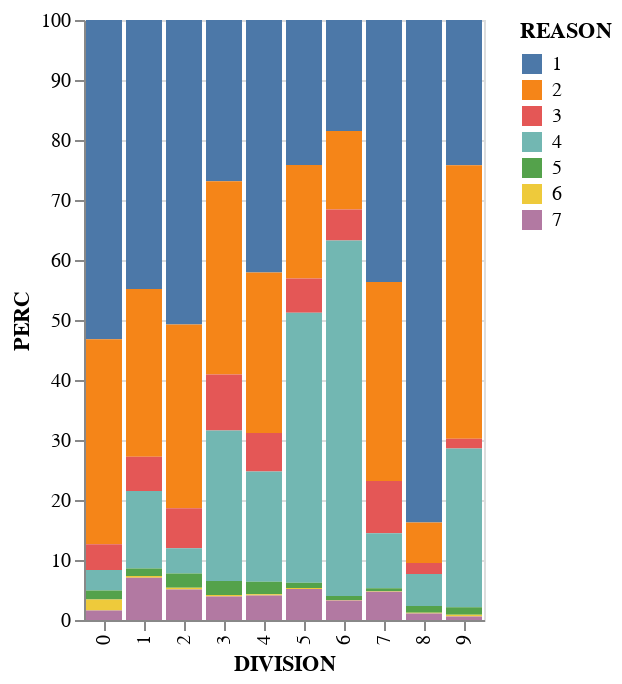

Notebook code cell kept with this figure:
### Markdown cell above
### Region/Census Division

### Code cell
df2 = df.copy()
completion_df = df2.groupby(['DIVISION','REASON']).size().reset_index()
completion_df = completion_df.rename(columns={0:'COUNT'})
completion_df['PERC'] = 100 * completion_df['COUNT'] / completion_df.groupby(['DIVISION'])['COUNT'].transform('sum')

bar = alt.Chart(completion_df).mark_bar().encode(
    x='DIVISION:N',
    y='PERC',
    color='REASON:N',
#    order=alt.Order('PERC', sort='ascending'
#                   )
)

bar

### Figure 1 — Vega-Lite specification as saved in the notebook (floating-point values rounded to 4 significant figures)
{"config": {"view": {"continuousWidth": 400, "continuousHeight": 300}}, "data": {"name": "data-a7890a2cb75e6991e5aca1ca1881d4b0"}, "mark": "bar", "encoding": {"color": {"field": "REASON", "type": "nominal"}, "x": {"field": "DIVISION", "type": "nominal"}, "y": {"field": "PERC", "type": "quantitative"}}, "$schema": "https://vega.github.io/schema/vega-lite/v4.17.0.json", "datasets": {"data-a7890a2cb75e6991e5aca1ca1881d4b0": [{"DIVISION": 0, "REASON": 1, "COUNT": 1478, "PERC": 53.2}, {"DIVISION": 0, "REASON": 2, "COUNT": 949, "PERC": 34.16}, {"DIVISION": 0, "REASON": 3, "COUNT": 119, "PERC": 4.284}, {"DIVISION": 0, "REASON": 4, "COUNT": 95, "PERC": 3.42}, {"DIVISION": 0, "REASON": 5, "COUNT": 42, "PERC": 1.512}, {"DIVISION": 0, "REASON": 6, "COUNT": 51, "PERC": 1.836}, {"DIVISION": 0, "REASON": 7, "COUNT": 44, "PERC": 1.584}, {"DIVISION": 1, "REASON": 1, "COUNT": 71481, "PERC": 44.82}, {"DIVISION": 1, "REASON": 2, "COUNT": 44590, "PERC": 27.96}, {"DIVISION": 1, "REASON": 3, "COUNT": 9102, "PERC": 5.707}, {"DIVISION": 1, "REASON": 4, "COUNT": 20610, "PERC": 12.92}, {"DIVISION": 1, "REASON": 5, "COUNT": 1979, "PERC": 1.241}, {"DIVISION": 1, "REASON": 6, "COUNT": 459, "PERC": 0.2878}, {"DIVISION": 1, "REASON": 7, "COUNT": 11258, "PERC": 7.059}, {"DIVISION": 2, "REASON": 1, "COUNT": 189215, "PERC": 50.74}, {"DIVISION": 2, "REASON": 2, "COUNT": 114258, "PERC": 30.64}, {"DIVISION": 2, "REASON": 3, "COUNT": 24918, "PERC": 6.682}, {"DIVISION": 2, "REASON": 4, "COUNT": 15660, "PERC": 4.199}, {"DIVISION": 2, "REASON": 5, "COUNT": 8881, "PERC": 2.381}, {"DIVISION": 2, "REASON": 6, "COUNT": 1088, "PERC": 0.2917}, {"DIVISION": 2, "REASON": 7, "COUNT": 18914, "PERC": 5.072}, {"DIVISION": 3, "REASON": 1, "COUNT": 40638, "PERC": 26.88}, {"DIVISION": 3, "REASON": 2, "COUNT": 48648, "PERC": 32.18}, {"DIVISION": 3, "REASON": 3, "COUNT": 14155, "PERC": 9.364}, {"DIVISION": 3, "REASON": 4, "COUNT": 37888, "PERC": 25.06}, {"DIVISION": 3, "REASON": 5, "COUNT": 3530, "PERC": 2.335}, {"DIVISION": 3, "REASON": 6, "COUNT": 389, "PERC": 0.2573}, {"DIVISION": 3, "REASON": 7, "COUNT": 5922, "PERC": 3.917}, {"DIVISION": 4, "REASON": 1, "COUNT": 64132, "PERC": 42.1}, {"DIVISION": 4, "REASON": 2, "COUNT": 40721, "PERC": 26.73}, {"DIVISION": 4, "REASON": 3, "COUNT": 9776, "PERC": 6.418}, {"DIVISION": 4, "REASON": 4, "COUNT": 28017, "PERC": 18.39}, {"DIVISION": 4, "REASON": 5, "COUNT": 3134, "PERC": 2.057}, {"DIVISION": 4, "REASON": 6, "COUNT": 338, "PERC": 0.2219}, {"DIVISION": 4, "REASON": 7, "COUNT": 6209, "PERC": 4.076}, {"DIVISION": 5, "REASON": 1, "COUNT": 80199, "PERC": 24.18}, {"DIVISION": 5, "REASON": 2, "COUNT": 62681, "PERC": 18.9}, {"DIVISION": 5, "REASON": 3, "COUNT": 18938, "PERC": 5.711}, {"DIVISION": 5, "REASON": 4, "COUNT": 149265, "PERC": 45.01}, {"DIVISION": 5, "REASON": 5, "COUNT": 2883, "PERC": 0.8694}, {"DIVISION": 5, "REASON": 6, "COUNT": 506, "PERC": 0.1526}, {"DIVISION": 5, "REASON": 7, "COUNT": 17145, "PERC": 5.17}, {"DIVISION": 6, "REASON": 1, "COUNT": 18602, "PERC": 18.48}, {"DIVISION": 6, "REASON": 2, "COUNT": 13198, "PERC": 13.11}, {"DIVISION": 6, "REASON": 3, "COUNT": 5208, "PERC": 5.174}, {"DIVISION": 6, "REASON": 4, "COUNT": 59633, "PERC": 59.24}, {"DIVISION": 6, "REASON": 5, "COUNT": 679, "PERC": 0.6745}, {"DIVISION": 6, "REASON": 6, "COUNT": 68, "PERC": 0.06755}, {"DIVISION": 6, "REASON": 7, "COUNT": 3272, "PERC": 3.251}, {"DIVISION": 7, "REASON": 1, "COUNT": 31999, "PERC": 43.67}, {"DIVISION": 7, "REASON": 2, "COUNT": 24294, "PERC": 33.15}, {"DIVISION": 7, "REASON": 3, "COUNT": 6389, "PERC": 8.719}, {"DIVISION": 7, "REASON": 4, "COUNT": 6725, "PERC": 9.177}, {"DIVISION": 7, "REASON": 5, "COUNT": 364, "PERC": 0.4967}, {"DIVISION": 7, "REASON": 6, "COUNT": 54, "PERC": 0.07369}, {"DIVISION": 7, "REASON": 7, "COUNT": 3453, "PERC": 4.712}, {"DIVISION": 8, "REASON": 1, "COUNT": 192150, "PERC": 83.77}, {"DIVISION": 8, "REASON": 2, "COUNT": 15422, "PERC": 6.723}, {"DIVISION": 8, "REASON": 3, "COUNT": 4217, "PERC": 1.838}, {"DIVISION": 8, "REASON": 4, "COUNT": 12217, "PERC": 5.326}, {"DIVISION": 8, "REASON": 5, "COUNT": 2639, "PERC": 1.151}, {"DIVISION": 8, "REASON": 6, "COUNT": 201, "PERC": 0.08763}, {"DIVISION": 8, "REASON": 7, "COUNT": 2530, "PERC": 1.103}, {"DIVISION": 9, "REASON": 1, "COUNT": 36035, "PERC": 24.2}, {"DIVISION": 9, "REASON": 2, "COUNT": 67849, "PERC": 45.57}, {"DIVISION": 9, "REASON": 3, "COUNT": 2432, "PERC": 1.633}, {"DIVISION": 9, "REASON": 4, "COUNT": 39393, "PERC": 26.46}, {"DIVISION": 9, "REASON": 5, "COUNT": 1874, "PERC": 1.259}, {"DIVISION": 9, "REASON": 6, "COUNT": 422, "PERC": 0.2834}, {"DIVISION": 9, "REASON": 7, "COUNT": 879, "PERC": 0.5904}]}}
